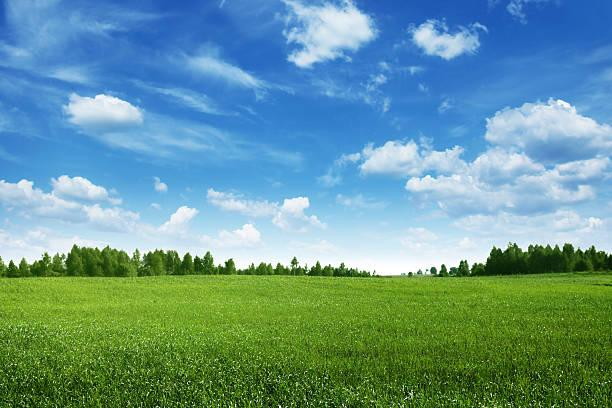
#> input picture LabVaje/Preverjanje/primer_zagovora3/travnik-uint8.jpeg, 612 x 408 px, found by its file name
$ python code.py
#> lines starting #> are read from the running program, lines starting #| are printed output that depends on the picture; after the words box and inside, x2 and y2 are one past the last pixel; in counts of white or black regions, pixels touching at a corner belong together


import numpy as np
import matplotlib.pyplot as plt

if __name__ == "__main__":
    image = plt.imread("LabVaje/Preverjanje/primer_zagovora3/travnik-uint8.jpeg")
#> image is the input picture: shape (408, 612, 3); mean R, G, B 103.3, 151, 149.6
    plt.imshow(image)
    plt.show()

def normalizeImage(iImage):
    normalized_image = image.astype(float)/iImage.max()
    return normalized_image

def rgb2hsv(iImageRGB):
    ri = iImageRGB[:, :, 0]
    gi = iImageRGB[:, :, 1]
    bi = iImageRGB[:, :, 2]

    vi = iImageRGB.max(axis= 2)
    ci = vi - iImageRGB.min(axis= 2)
    li = vi - (ci/2)

    hi = np.zeros_like(vi)
    hi[vi == ri] = 60 * (gi[vi == ri] - bi[vi == ri]) / ci[vi == ri]
    hi[vi == gi] = 60 * (2+(bi[vi == gi] - ri[vi == gi]) / ci[vi == gi])
    hi[vi == bi] = 60 * (4+(ri[vi == bi] - gi[vi == bi]) / ci[vi == bi])
    hi[ci == 0] = 0
#> hi: shape (408, 612) float64; min -54, max 300, mean 163.1

    si = np.zeros_like(vi)
    si = ci / vi
    si[vi == 0] = 0

    hsv_image = np.stack((hi, si, vi), axis=2)

    return hsv_image

if __name__ == "__main__":
    hsv_image = rgb2hsv(normalizeImage(image))
    plt.imshow(hsv_image)
    plt.show()
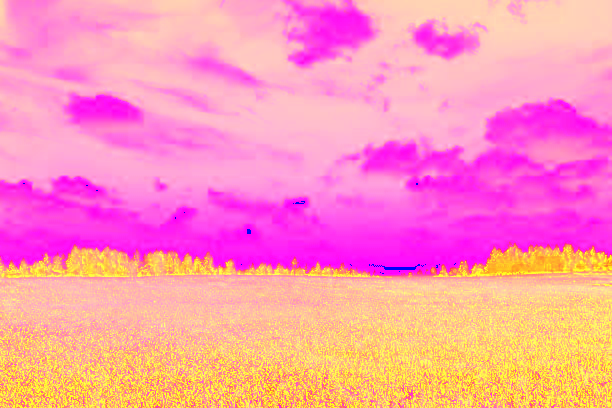
#> shown: shape (408, 612, 3) float64; mean R, G, B 0.999, 0.586, 0.714

    h_slice = hsv_image[:, :, 0]
    s_slice = hsv_image[:, :, 1]
    v_slice = hsv_image[:, :, 2]

    h_slice[h_slice < 100] = h_slice[h_slice < 100] / 2
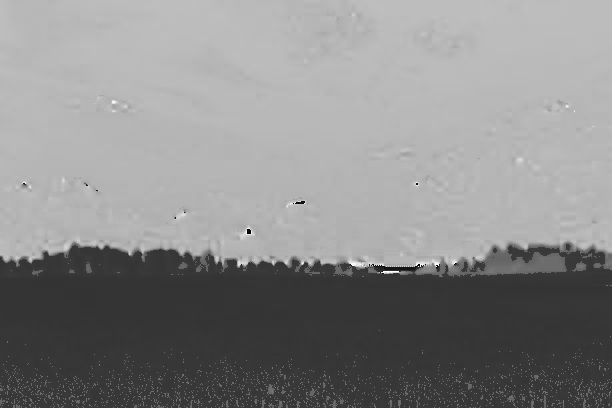
#> h_slice: shape (408, 612) float64; min -27, max 300, mean 148.2; drawn with min black and max white

    plt.imshow(hsv_image)
    plt.show()

def hsv2rgb(iImageHSV):
    hi = iImageHSV[:, :, 0]
    si = iImageHSV[:, :, 1]
    vi = iImageHSV[:, :, 2]

    ci = si * vi
    hi_hat = hi / 60
    xi = ci * (1 - np.abs(hi_hat % 2 - 1))
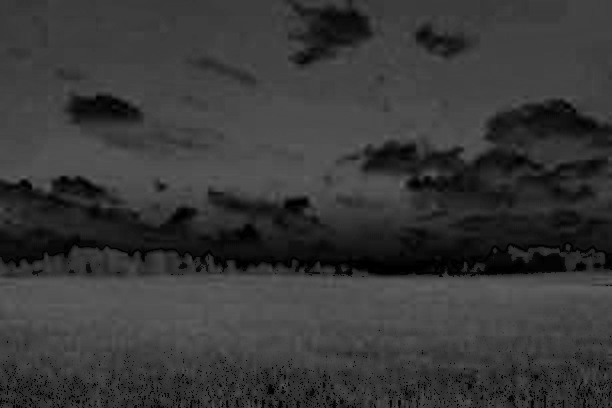
#> xi: shape (408, 612) float64; min 0, max 0.392, mean 0.22

    ri = np.zeros_like(hi_hat)
    gi = np.zeros_like(hi_hat)
    bi = np.zeros_like(hi_hat)

    # 0 ≤ hi_hat < 1
    ri[(0 <= hi_hat) & (hi_hat < 1)] = ci[(0 <= hi_hat) & (hi_hat < 1)]
    gi[(0 <= hi_hat) & (hi_hat < 1)] = xi[(0 <= hi_hat) & (hi_hat < 1)]

    # 1 ≤ hi_hat < 2
    ri[(1 <= hi_hat) & (hi_hat < 2)] = xi[(1 <= hi_hat) & (hi_hat < 2)]
#> ri: shape (408, 612) float64; min 0, max 0.561, mean 0.125
    gi[(1 <= hi_hat) & (hi_hat < 2)] = ci[(1 <= hi_hat) & (hi_hat < 2)]
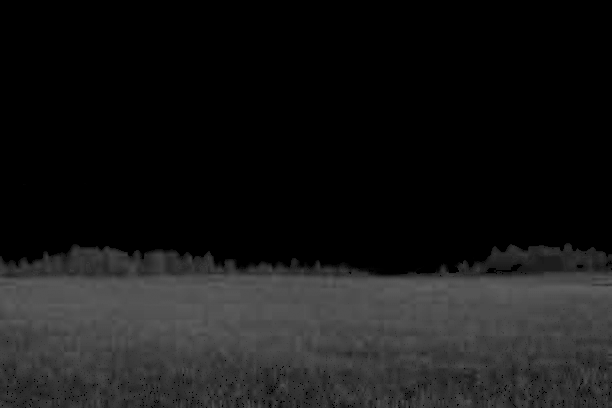
#> gi: shape (408, 612) float64; min 0, max 0.371, mean 0.0916

    # 2 ≤ hi_hat < 3
    gi[(2 <= hi_hat) & (hi_hat < 3)] = ci[(2 <= hi_hat) & (hi_hat < 3)]
#> gi: shape (408, 612) float64; 0.83% of pixels changed, all inside (x1, y1, x2, y2) = (2, 102, 612, 408)
    bi[(2 <= hi_hat) & (hi_hat < 3)] = xi[(2 <= hi_hat) & (hi_hat < 3)]

    # 3 ≤ hi_hat < 4
    gi[(3 <= hi_hat) & (hi_hat < 4)] = xi[(3 <= hi_hat) & (hi_hat < 4)]
    bi[(3 <= hi_hat) & (hi_hat < 4)] = ci[(3 <= hi_hat) & (hi_hat < 4)]
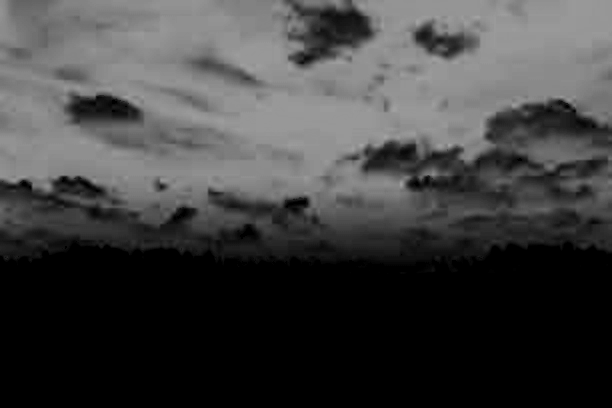
#> bi: shape (408, 612) float64; min 0, max 0.643, mean 0.253

    # 4 ≤ hi_hat < 5
    ri[(4 <= hi_hat) & (hi_hat < 5)] = xi[(4 <= hi_hat) & (hi_hat < 5)]
#> ri: shape (408, 612) float64; min 0, max 0.561, mean 0.125
    bi[(4 <= hi_hat) & (hi_hat < 5)] = ci[(4 <= hi_hat) & (hi_hat < 5)]
#> bi: shape (408, 612) float64; 0.16% of pixels changed, all inside (x1, y1, x2, y2) = (22, 100, 594, 274)

    # 5 ≤ hi_hat < 6
    ri[(5 <= hi_hat) & (hi_hat < 6)] = ci[(5 <= hi_hat) & (hi_hat < 6)]
#> ri: shape (408, 612) float64; min 0, max 0.561, mean 0.125
    bi[(5 <= hi_hat) & (hi_hat < 6)] = xi[(5 <= hi_hat) & (hi_hat < 6)]
#> bi: shape (408, 612) float64; min 0, max 0.643, mean 0.253

    mi = vi - ci
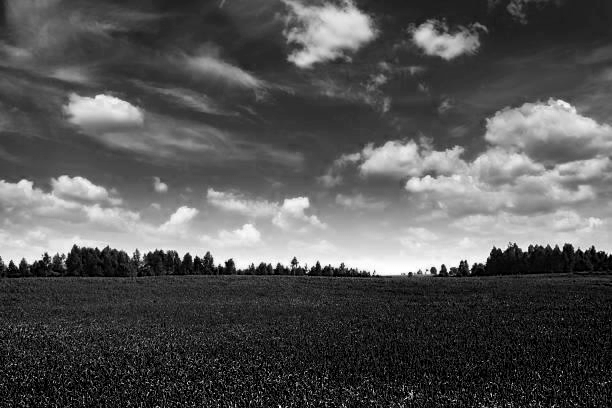
#> mi: shape (408, 612) float64; min 0, max 1, mean 0.333

    rgb_image = np.stack([ri + mi, gi + mi, bi + mi], axis=2)

    return rgb_image

if __name__ == "__main__":
    rgb_image = hsv2rgb(hsv_image)
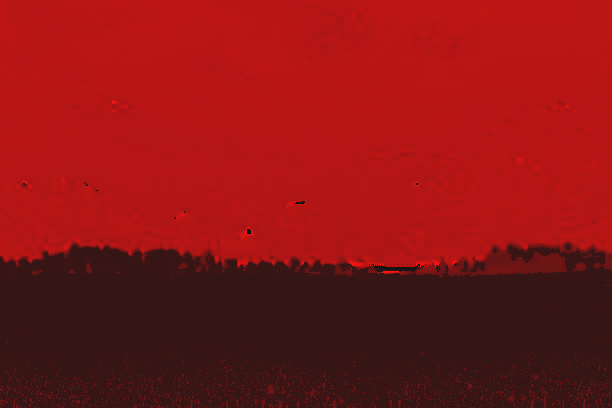
#> hsv_image: shape (408, 612, 3) float64; mean of channels 0, 1, 2 148.2, 0.6, 0.7; drawn with min black and max white
    plt.imshow(rgb_image)
    plt.show()
